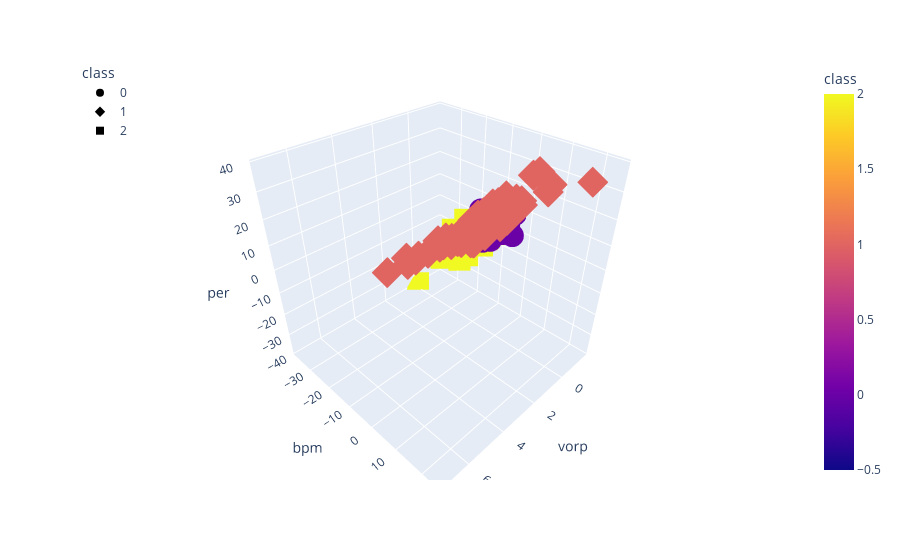

The cell this chart's notebook holds for it:
### Code cell
# Plotting OVR Model
fig = px.scatter_3d(
    ovr_three_df,
    x="vorp",
    y="bpm",
    z="per",
    color="class",
    hover_name= ovr_three_df.index,
    symbol="class",
    width=800,
)
fig.update_layout(legend=dict(x=0, y=1))
fig.show()

### Figure 1 — Plotly figure (JSON) as saved in the notebook; plotly's stock layout.template omitted (floating-point values rounded to 4 significant figures; data arrays with more than 128 entries replaced by an {"elided": "..."} marker saying what was removed)
{"data": [{"hovertemplate": "<b>%{hovertext}</b><br><br>class=%{marker.color}<br>vorp=%{x}<br>bpm=%{y}<br>per=%{z}<extra></extra>", "hovertext": {"elided": "584 str values"}, "legendgroup": "0", "marker": {"color": {"elided": "584 int values"}, "coloraxis": "coloraxis", "symbol": "circle"}, "mode": "markers", "name": "0", "scene": "scene", "showlegend": true, "type": "scatter3d", "x": {"elided": "584 float values"}, "y": {"elided": "584 float values"}, "z": {"elided": "584 float values"}}, {"hovertemplate": "<b>%{hovertext}</b><br><br>class=%{marker.color}<br>vorp=%{x}<br>bpm=%{y}<br>per=%{z}<extra></extra>", "hovertext": {"elided": "245 str values"}, "legendgroup": "1", "marker": {"color": {"elided": "245 int values"}, "coloraxis": "coloraxis", "symbol": "diamond"}, "mode": "markers", "name": "1", "scene": "scene", "showlegend": true, "type": "scatter3d", "x": {"elided": "245 float values"}, "y": {"elided": "245 float values"}, "z": {"elided": "245 float values"}}, {"hovertemplate": "<b>%{hovertext}</b><br><br>class=%{marker.color}<br>vorp=%{x}<br>bpm=%{y}<br>per=%{z}<extra></extra>", "hovertext": ["Aaron Harrison", "Adam Mokoka", "Alan Anderson", "Alonzo Gee", "Andre Ingram", "Antonius Cleveland", "Ben Bentil", "Brian Bowen", "C.J. Wilcox", "Cassius Stanley", "Charles Cooke", "Dairis Bertāns", "Damien Wilkins", "Daniel Ochefu", "Darrun Hilliard", "Daryl Macon", "Deng Adel", "Diamond Stone", "Didi Louzada", "Donatas Motiejūnas", "Donte Grantham", "Erik McCree", "Gabe Vincent", "Greg Whittington", "Greivis Vásquez", "Haywood Highsmith", "Ignas Brazdeikis", "Isaac Humphries", "Isaiah Roby", "Jacob Evans", "Jacob Pullen", "Jalen Lecque", "James Webb III", "Jared Harper", "Jared Sullinger", "Jared Terrell", "Jarell Eddie", "Jawun Evans", "Jay Scrubb", "Jaylen Adams", "Jimmer Fredette", "Joe Chealey", "Jordan Bone", "Jordan Hill", "Josh Hall", "Josh Reaves", "Josh Smith", "Justin Harper", "Karim Mané", "Keljin Blevins", "Killian Hayes", "Kyle Guy", "Lamar Patterson", "Larry Drew II", "Larry Sanders", "London Perrantes", "Malachi Richardson", "Malik Fitts", "Manny Harris", "Marial Shayok", "Markel Brown", "Markus Howard", "Matt Williams", "Melvin Frazier", "Michael Frazier", "Michael Gbinije", "Milton Doyle", "Nate Wolters", "Nick Richards", "Nicolás Brussino", "Norris Cole", "Okaro White", "Patricio Garino", "R.J. Hunter", "Rodney Purvis", "Stanton Kidd", "Stephen Zimmerman", "Steve Novak", "Terrance Ferguson", "Theo Pinson", "Ty-Shon Alexander", "Tyler Bey", "Udonis Haslem", "Vander Blue", "Vic Law", "Vincent Poirier", "Xavier Munford", "Xavier Rathan-Mayes", "Zach Norvell", "Zhaire Smith", "Zhou Qi"], "legendgroup": "2", "marker": {"color": [2, 2, 2, 2, 2, 2, 2, 2, 2, 2, 2, 2, 2, 2, 2, 2, 2, 2, 2, 2, 2, 2, 2, 2, 2, 2, 2, 2, 2, 2, 2, 2, 2, 2, 2, 2, 2, 2, 2, 2, 2, 2, 2, 2, 2, 2, 2, 2, 2, 2, 2, 2, 2, 2, 2, 2, 2, 2, 2, 2, 2, 2, 2, 2, 2, 2, 2, 2, 2, 2, 2, 2, 2, 2, 2, 2, 2, 2, 2, 2, 2, 2, 2, 2, 2, 2, 2, 2, 2, 2, 2], "coloraxis": "coloraxis", "symbol": "square"}, "mode": "markers", "name": "2", "scene": "scene", "showlegend": true, "type": "scatter3d", "x": [-0.15, -0.1, -0.3, -0.1, -0.1, -0.1, -0.1, -0.05, -0.2, -0.2, -0.1, -0.3, -0.2, -0.1, -0.25, -0.05, -0.3, -0.1, -0.1, -0.2, 0, 0, -0.4, 0, 0, -0.1, -0.15, -0.1, -0.25, -0.4, 0, -0.05, -0.2, -0.05, -0.2, -0.2, 0, -0.35, -0.2, -0.15, -0.2, -0.1, -0.1, -0.1, -0.8, -0.1, 0, -0.1, -0.2, -0.2, -0.9, -0.1, -0.1, -0.1, 0, -0.1, -0.2, 0, -0.1, -0.1, -0.1, -0.3, 0, -0.05, -0.3, -0.1, -0.1, -0.1, -0.1, 0.05, -0.1, -0.03333, -0.2, 0, -0.5, -0.1, -0.2, -0.1, -0.55, -0.2333, -0.1, -0.1, -0.125, -0.1, -0.1, -0.1, 0, -0.3, -0.1, -0.1, -0.3], "y": [-9.65, -6.7, -6.1, -6.7, -19.6, -7.65, -25.9, -10.95, -8.1, -11.2, -14.4, -8.8, -6.1, -8.4, -6.95, -9.95, -7.5, -20.8, -9.6, -13, -37.6, -13.7, -7.9, -17.2, -5.5, -8.2, -7.15, -11, -9.35, -7.65, -12.7, -11.25, -8.3, -18.9, -7.2, -10.9, -5.35, -7.65, -10.9, -12.05, -11.3, -12.5, -8.05, -12.3, -11.9, -9.4, -14.6, -10.3, -9.9, -10.7, -7.2, -9.05, -11.4, -9, -15, -9.2, -6.533, -9.1, -14.8, -13, -10.8, -8.7, -11.2, -8.4, -11, -12.1, -6.8, -12.8, -8, -6.45, -6.7, -6.867, -17.9, -6.15, -8.2, -17.6, -8.3, -11.2, -6.475, -8.633, -6.5, -9.5, -7.825, -8.4, -9.6, -9.3, -11.3, -11.5, -8.4, -7.4, -10.1], "z": [1.45, 5.2, 5, 3.1, -11.9, 3.5, -17.6, 0.55, 2.9, 5.5, -5.1, 2, 4.9, 6.6, 4.65, 1.2, 2.7, -1.2, -0.9, 4.3, -38.1, -8.9, 4.4, -10.2, 4.1, 4.5, 6.35, 3.4, 2.1, 4.5, -2.3, 3.7, 2.2, -8.05, 6, 0.7, 3.9, 3.65, 6.3, 0.55, 3.6, -2.9, 4.85, 5.5, 1, 5.8, 3.5, 4.9, 1.3, -0.9, 5.3, 7.55, -1.9, 2.9, 6.5, 0.7, 5.467, 2.9, -2.2, 1.4, -1.2, 6.4, -0.7, 5.5, -0.9, -2.1, 5.2, -2.9, 5.5, 3.05, 5.4, 3.967, -9.2, 2.65, 4.5, -13.7, 7.3, 1.3, 2.6, 1.733, 4.2, 5.9, 5.175, -1.8, 3.7, 7.15, -2.1, 0.9, 2.6, 5.3, 1.9]}], "layout": {"autosize": true, "coloraxis": {"colorbar": {"title": {"text": "class"}}, "colorscale": [[0, "#0d0887"], [0.1111, "#46039f"], [0.2222, "#7201a8"], [0.3333, "#9c179e"], [0.4444, "#bd3786"], [0.5556, "#d8576b"], [0.6667, "#ed7953"], [0.7778, "#fb9f3a"], [0.8889, "#fdca26"], [1, "#f0f921"]]}, "legend": {"title": {"text": "class"}, "tracegroupgap": 0, "x": 0, "y": 1}, "margin": {"t": 60}, "scene": {"aspectmode": "auto", "aspectratio": {"x": 1, "y": 1, "z": 1}, "domain": {"x": [0, 1], "y": [0, 1]}, "xaxis": {"title": {"text": "vorp"}, "type": "linear"}, "yaxis": {"title": {"text": "bpm"}, "type": "linear"}, "zaxis": {"title": {"text": "per"}, "type": "linear"}}}}
